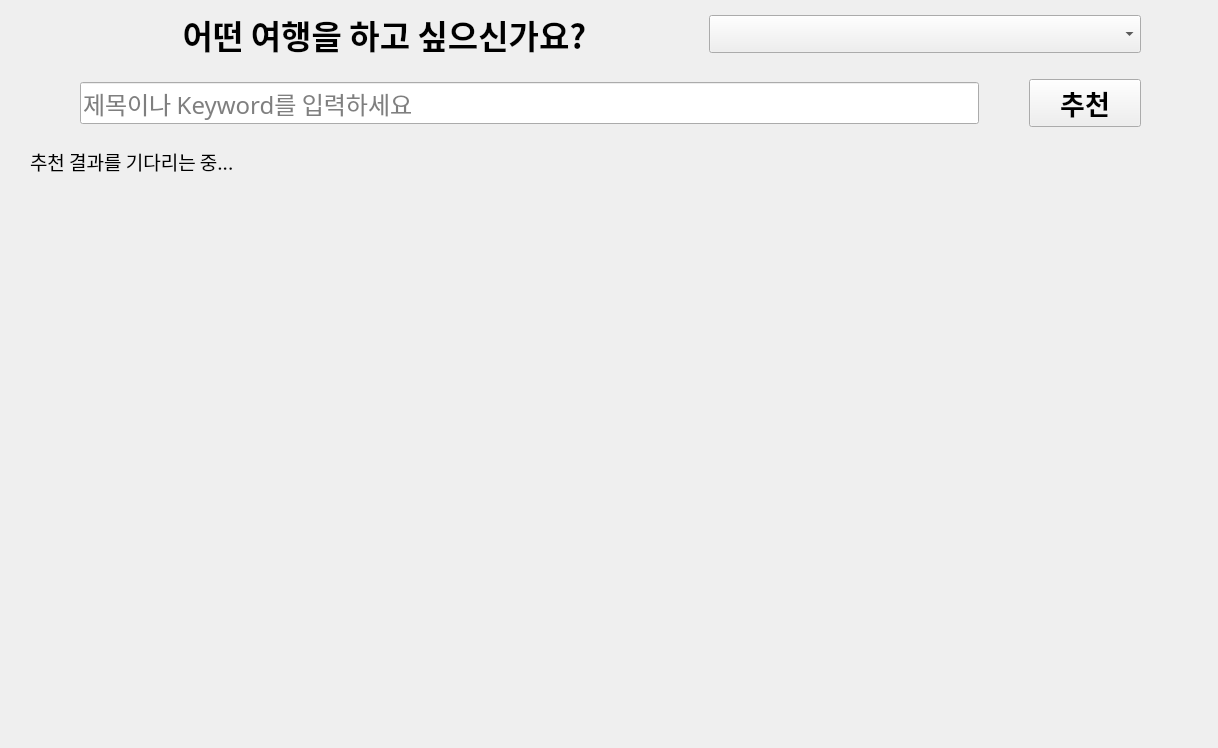
<?xml version="1.0" encoding="UTF-8"?>
<ui version="4.0">
 <class>Form</class>
 <widget class="QWidget" name="Form">
  <property name="geometry">
   <rect>
    <x>0</x>
    <y>0</y>
    <width>1218</width>
    <height>748</height>
   </rect>
  </property>
  <property name="windowTitle">
   <string>Form</string>
  </property>
  <widget class="QWidget" name="">
   <property name="geometry">
    <rect>
     <x>10</x>
     <y>10</y>
     <width>1201</width>
     <height>731</height>
    </rect>
   </property>
   <layout class="QVBoxLayout" name="verticalLayout_2" stretch="2,8">
    <property name="spacing">
     <number>20</number>
    </property>
    <property name="leftMargin">
     <number>20</number>
    </property>
    <property name="rightMargin">
     <number>20</number>
    </property>
    <item>
     <layout class="QVBoxLayout" name="verticalLayout">
      <item>
       <layout class="QHBoxLayout" name="horizontalLayout" stretch="6,4">
        <property name="spacing">
         <number>0</number>
        </property>
        <property name="leftMargin">
         <number>30</number>
        </property>
        <property name="rightMargin">
         <number>50</number>
        </property>
        <item>
         <widget class="QLabel" name="label">
          <property name="font">
           <font>
            <family>함초롬돋움</family>
            <pointsize>25</pointsize>
            <weight>75</weight>
            <bold>true</bold>
           </font>
          </property>
          <property name="text">
           <string>어떤 여행을 하고 싶으신가요?</string>
          </property>
          <property name="alignment">
           <set>Qt::AlignCenter</set>
          </property>
         </widget>
        </item>
        <item>
         <widget class="QComboBox" name="comboBox">
          <property name="font">
           <font>
            <family>함초롬돋움</family>
            <pointsize>16</pointsize>
            <weight>75</weight>
            <bold>true</bold>
           </font>
          </property>
          <property name="sizeAdjustPolicy">
           <enum>QComboBox::AdjustToMinimumContentsLengthWithIcon</enum>
          </property>
          <property name="placeholderText">
           <string>영화 선택</string>
          </property>
         </widget>
        </item>
       </layout>
      </item>
      <item>
       <layout class="QHBoxLayout" name="horizontalLayout_2" stretch="8,1">
        <property name="spacing">
         <number>50</number>
        </property>
        <property name="leftMargin">
         <number>50</number>
        </property>
        <property name="rightMargin">
         <number>50</number>
        </property>
        <item>
         <widget class="QLineEdit" name="le_keyword">
          <property name="font">
           <font>
            <family>함초롬돋움</family>
            <pointsize>18</pointsize>
           </font>
          </property>
          <property name="cursor">
           <cursorShape>ArrowCursor</cursorShape>
          </property>
          <property name="text">
           <string/>
          </property>
          <property name="placeholderText">
           <string>제목이나 Keyword를 입력하세요</string>
          </property>
         </widget>
        </item>
        <item>
         <widget class="QPushButton" name="btn_recommendation">
          <property name="font">
           <font>
            <family>함초롬돋움</family>
            <pointsize>20</pointsize>
            <weight>75</weight>
            <bold>true</bold>
           </font>
          </property>
          <property name="text">
           <string>추천</string>
          </property>
         </widget>
        </item>
       </layout>
      </item>
     </layout>
    </item>
    <item>
     <widget class="QLabel" name="lbl_recommendation">
      <property name="font">
       <font>
        <family>함초롬돋움</family>
        <pointsize>14</pointsize>
        <weight>50</weight>
        <bold>false</bold>
       </font>
      </property>
      <property name="text">
       <string>추천 결과를 기다리는 중...</string>
      </property>
      <property name="alignment">
       <set>Qt::AlignLeading|Qt::AlignLeft|Qt::AlignTop</set>
      </property>
      <property name="margin">
       <number>20</number>
      </property>
     </widget>
    </item>
   </layout>
  </widget>
 </widget>
 <resources/>
 <connections/>
</ui>
